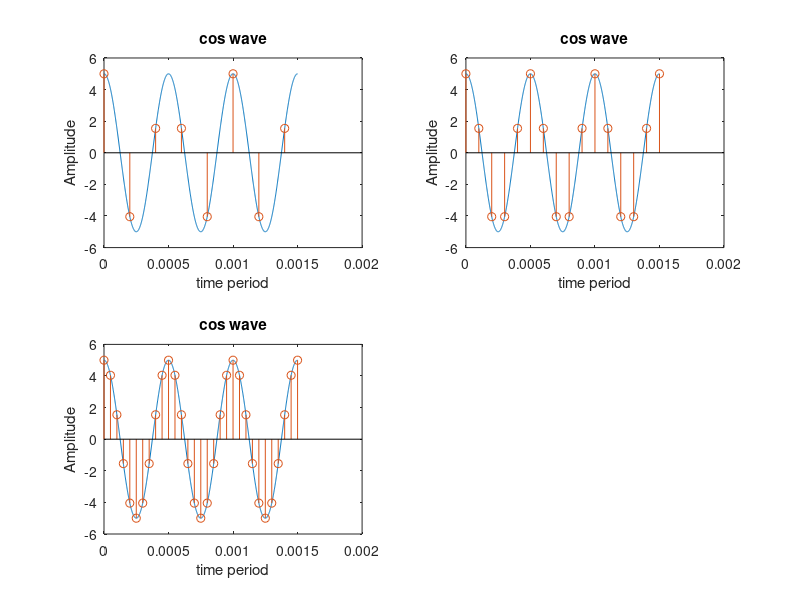

Write the MATLAB code that produced this figure.
subplot(2,2,1)
cycles =3
f =2000
t = 0:0.000001:cycles*1/f; 
x= 5*cos(2*pi*f*t); 
freq1 = 5000;
t1=0:1/ freq1:cycles*1/f;
x1= 5*cos(2*pi*f*t1); 
plot (t,x);
hold on; 
stem(t1,x1);  
xlabel ("time period")
ylabel ("Amplitude")
title ("cos wave")

subplot(2,2,2)
cycles =3
f =2000
t = 0:0.000001:cycles*1/f; 
x= 5*cos(2*pi*f*t); 
freq1 = 10000;
t1=0:1/ freq1:cycles*1/f;
x1= 5*cos(2*pi*f*t1); 
plot (t,x);
hold on; 
stem(t1,x1);  
xlabel ("time period")
ylabel ("Amplitude")
title ("cos wave")

subplot(2,2,3)
cycles =3
f =2000
t = 0:0.000001:cycles*1/f; 
x= 5*cos(2*pi*f*t); 
freq1 =20000;
t1=0:1/ freq1:cycles*1/f;
x1= 5*cos(2*pi*f*t1); 
plot (t,x);
hold on; 
stem(t1,x1);  
xlabel ("time period")
ylabel ("Amplitude")
title ("cos wave")